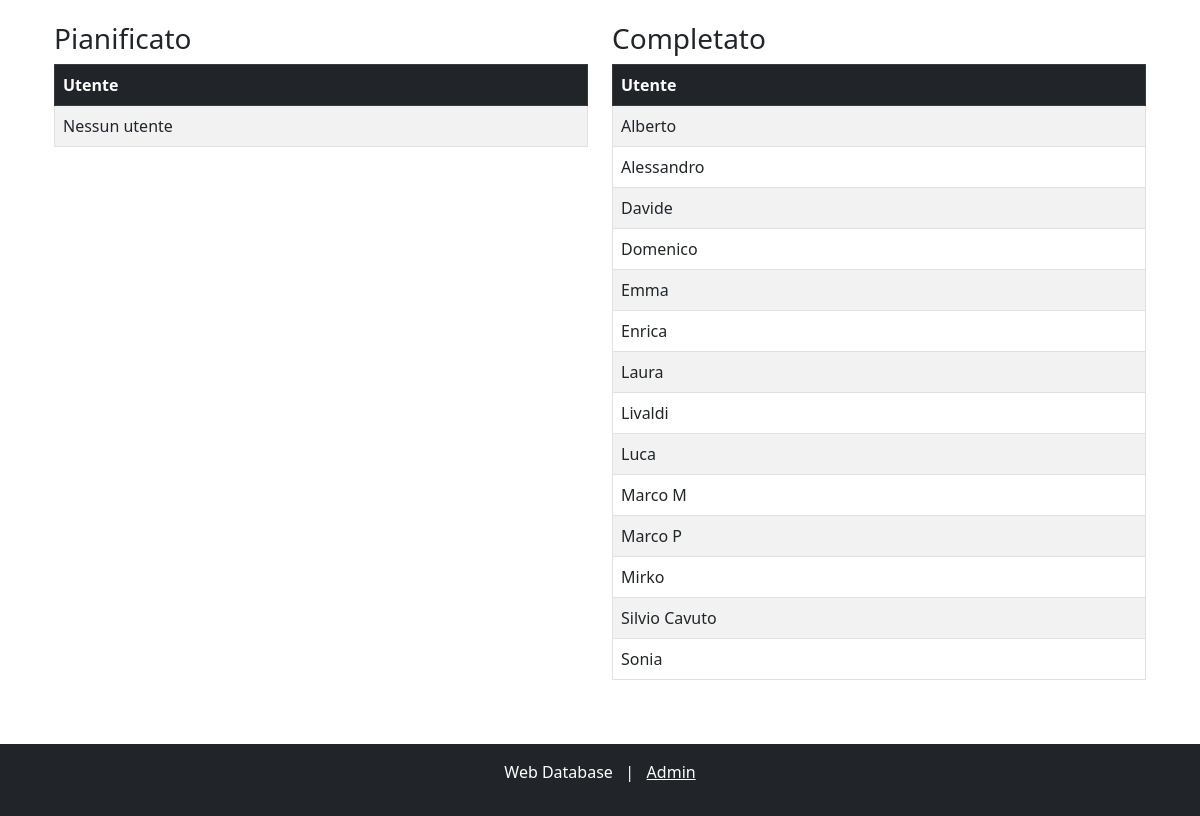
The app's page /trainingplandetail/68/ (lower part), older data.
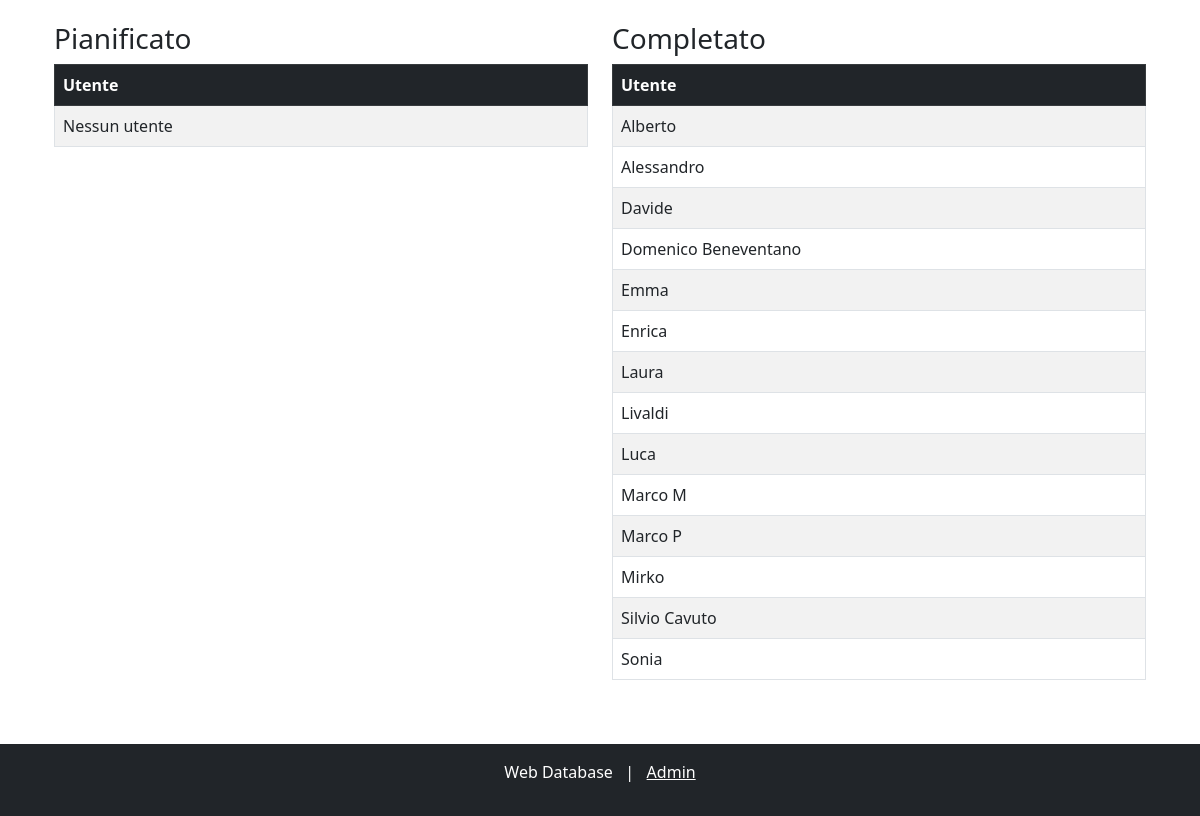
The same page, newer data.
### web_app/models.py (models this page shows)
class CustomUser(AbstractUser):
    USER_TYPE_CHOICES = (
        ('persona', 'Persona'),
        ('quality_manager', 'Quality Manager'),
    )
    user_type = models.CharField(max_length=20, choices=USER_TYPE_CHOICES)

### web_app/views.py (the view)
# urls.py: path('trainingplandetail/<int:pk>/', views.training_plan_detail, name='training_plan_detail'),
def training_plan_detail(request, pk):
    training_plan = get_object_or_404(TrainingPlan, pk=pk)
    relazioni = Relazione.objects.filter(training_plan=training_plan)
    pianificato = relazioni.filter(stato='pianificato').select_related('user')
    completato = relazioni.filter(stato='completato').select_related('user')
    context = {
        'training_plan': training_plan,
        'pianificato_users': [rel.user for rel in pianificato],
        'completato_users': [rel.user for rel in completato],
    }
    return render(request, 'web_app/training_plan_detail.html', context)

### web_app/templates/web_app/training_plan_detail.html (shortened to what this page needs)
{% extends "base.html" %}
{% block content %}
    <div class="container">
        <div class="row">
            <div class="col-md-6">
                <h3>Pianificato</h3>
                <table class="table table-striped table-bordered table-hover">
                    <thead class="table-dark">
                        <tr>
                            <th>Utente</th>
                        </tr>
                    </thead>
                    <tbody>
                        {% for user in pianificato_users %}
                        <tr>
                            <td>{{ user.first_name }} {{ user.last_name }}</td>
                        </tr>
                        {% empty %}
                        <tr>
                            <td>Nessun utente</td>
                        </tr>
                        {% endfor %}
                    </tbody>
                </table>
            </div>
            <div class="col-md-6">
                <h3>Completato</h3>
                <table class="table table-striped table-bordered table-hover">
                    <thead class="table-dark">
                        <tr>
                            <th>Utente</th>
                        </tr>
                    </thead>
                    <tbody>
                        {% for user in completato_users %}
                        <tr>
                            <td>{{ user.first_name }} {{ user.last_name }}</td>
                        </tr>
                        {% empty %}
                        <tr>
                            <td>Nessun utente</td>
                        </tr>
                        {% endfor %}
                    </tbody>
                </table>
            </div>
        </div>
    </div>
{% endblock %}

Row changes from the older to the newer data that the page shows:
changed CustomUser "Domenico": last_name (not shown) → "Beneventano"
